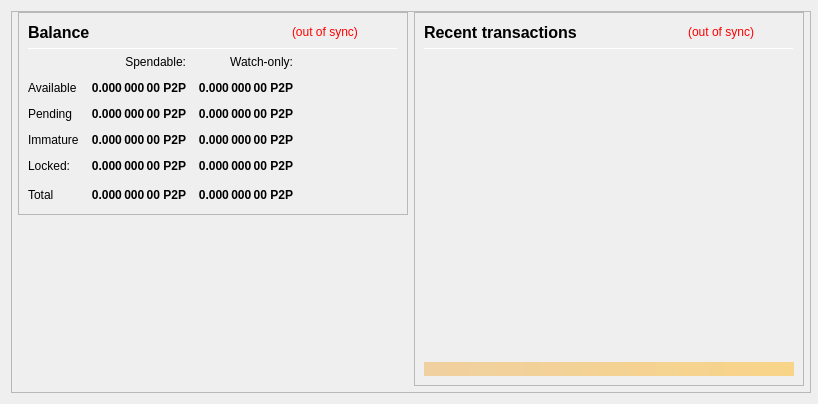
<?xml version="1.0" encoding="UTF-8"?>
<ui version="4.0">
 <class>OverviewPage</class>
 <widget class="QWidget" name="OverviewPage">
  <property name="geometry">
   <rect>
    <x>0</x>
    <y>0</y>
    <width>818</width>
    <height>400</height>
   </rect>
  </property>
  <property name="minimumSize">
   <size>
    <width>733</width>
    <height>0</height>
   </size>
  </property>
  <property name="font">
   <font>
    <weight>50</weight>
    <bold>false</bold>
   </font>
  </property>
  <property name="windowTitle">
   <string>Form</string>
  </property>
  <layout class="QVBoxLayout" name="topLayout" stretch="0">
   <property name="rightMargin">
    <number>9</number>
   </property>
   <item>
    <widget class="QFrame" name="frame_BG">
     <property name="minimumSize">
      <size>
       <width>800</width>
       <height>382</height>
      </size>
     </property>
     <property name="maximumSize">
      <size>
       <width>16777215</width>
       <height>16777215</height>
      </size>
     </property>
     <property name="frameShape">
      <enum>QFrame::StyledPanel</enum>
     </property>
     <property name="frameShadow">
      <enum>QFrame::Raised</enum>
     </property>
     <layout class="QVBoxLayout" name="verticalLayout_3" stretch="0">
      <property name="leftMargin">
       <number>0</number>
      </property>
      <property name="topMargin">
       <number>0</number>
      </property>
      <property name="rightMargin">
       <number>0</number>
      </property>
      <property name="bottomMargin">
       <number>6</number>
      </property>
      <item>
       <layout class="QVBoxLayout" name="verticalLayout_Master" stretch="1">
        <property name="leftMargin">
         <number>0</number>
        </property>
        <property name="topMargin">
         <number>0</number>
        </property>
        <property name="rightMargin">
         <number>0</number>
        </property>
        <property name="bottomMargin">
         <number>0</number>
        </property>
        <item>
         <widget class="QFrame" name="frame_Content">
          <layout class="QVBoxLayout" name="verticalLayout_Content">
           <property name="leftMargin">
            <number>6</number>
           </property>
           <property name="topMargin">
            <number>0</number>
           </property>
           <property name="rightMargin">
            <number>6</number>
           </property>
           <property name="bottomMargin">
            <number>0</number>
           </property>
           <item>
            <layout class="QHBoxLayout" name="horizontalLayout_Content" stretch="1,1">
             <property name="spacing">
              <number>6</number>
             </property>
             <item>
              <layout class="QVBoxLayout" name="verticalLayout_left" stretch="0,0">
               <item>
                <widget class="QFrame" name="frameBalances">
                 <property name="frameShape">
                  <enum>QFrame::StyledPanel</enum>
                 </property>
                 <property name="frameShadow">
                  <enum>QFrame::Raised</enum>
                 </property>
                 <layout class="QVBoxLayout" name="verticalLayout_4">
                  <item>
                   <layout class="QHBoxLayout" name="hlBalancesHeader" stretch="2,0,0">
                    <property name="spacing">
                     <number>6</number>
                    </property>
                    <item>
                     <widget class="QLabel" name="labelBalances">
                      <property name="minimumSize">
                       <size>
                        <width>0</width>
                        <height>0</height>
                       </size>
                      </property>
                      <property name="font">
                       <font>
                        <pointsize>12</pointsize>
                        <weight>75</weight>
                        <bold>true</bold>
                       </font>
                      </property>
                      <property name="text">
                       <string>Balance</string>
                      </property>
                     </widget>
                    </item>
                    <item>
                     <widget class="QLabel" name="labelWalletStatus">
                      <property name="cursor">
                       <cursorShape>WhatsThisCursor</cursorShape>
                      </property>
                      <property name="toolTip">
                       <string>The displayed information may be out of date. Your wallet automatically synchronizes with the p2p network after a connection is established, but this process has not completed yet.</string>
                      </property>
                      <property name="styleSheet">
                       <string notr="true">QLabel { color: red; }</string>
                      </property>
                      <property name="text">
                       <string notr="true">(out of sync)</string>
                      </property>
                      <property name="alignment">
                       <set>Qt::AlignLeading|Qt::AlignLeft|Qt::AlignVCenter</set>
                      </property>
                     </widget>
                    </item>
                    <item>
                     <spacer name="hsBalancesHeader">
                      <property name="orientation">
                       <enum>Qt::Horizontal</enum>
                      </property>
                      <property name="sizeHint" stdset="0">
                       <size>
                        <width>40</width>
                        <height>20</height>
                       </size>
                      </property>
                     </spacer>
                    </item>
                   </layout>
                  </item>
                  <item>
                   <widget class="Line" name="lineBalances">
                    <property name="minimumSize">
                     <size>
                      <width>0</width>
                      <height>1</height>
                     </size>
                    </property>
                    <property name="maximumSize">
                     <size>
                      <width>16777215</width>
                      <height>1</height>
                     </size>
                    </property>
                    <property name="orientation">
                     <enum>Qt::Horizontal</enum>
                    </property>
                   </widget>
                  </item>
                  <item>
                   <layout class="QGridLayout" name="gridLayout">
                    <property name="spacing">
                     <number>12</number>
                    </property>
                    <item row="0" column="1">
                     <widget class="QLabel" name="labelSpendable">
                      <property name="text">
                       <string>Spendable:</string>
                      </property>
                      <property name="alignment">
                       <set>Qt::AlignRight|Qt::AlignTrailing|Qt::AlignVCenter</set>
                      </property>
                     </widget>
                    </item>
                    <item row="0" column="2">
                     <widget class="QLabel" name="labelWatchonly">
                      <property name="text">
                       <string>Watch-only:</string>
                      </property>
                      <property name="alignment">
                       <set>Qt::AlignRight|Qt::AlignTrailing|Qt::AlignVCenter</set>
                      </property>
                     </widget>
                    </item>
                    <item row="1" column="0">
                     <widget class="QLabel" name="labelAvailableText">
                      <property name="text">
                       <string>Available</string>
                      </property>
                      <property name="textInteractionFlags">
                       <set>Qt::NoTextInteraction</set>
                      </property>
                     </widget>
                    </item>
                    <item row="1" column="1">
                     <widget class="QLabel" name="labelAvailable">
                      <property name="font">
                       <font>
                        <weight>75</weight>
                        <bold>true</bold>
                       </font>
                      </property>
                      <property name="cursor">
                       <cursorShape>ArrowCursor</cursorShape>
                      </property>
                      <property name="toolTip">
                       <string>Your current spendable balance</string>
                      </property>
                      <property name="text">
                       <string notr="true">0.000 000 00 P2P</string>
                      </property>
                      <property name="alignment">
                       <set>Qt::AlignRight|Qt::AlignTrailing|Qt::AlignVCenter</set>
                      </property>
                      <property name="textInteractionFlags">
                       <set>Qt::NoTextInteraction</set>
                      </property>
                     </widget>
                    </item>
                    <item row="1" column="2">
                     <widget class="QLabel" name="labelWatchAvailable">
                      <property name="font">
                       <font>
                        <weight>75</weight>
                        <bold>true</bold>
                       </font>
                      </property>
                      <property name="cursor">
                       <cursorShape>ArrowCursor</cursorShape>
                      </property>
                      <property name="toolTip">
                       <string>Your current balance in watch-only addresses</string>
                      </property>
                      <property name="text">
                       <string notr="true">0.000 000 00 P2P</string>
                      </property>
                      <property name="alignment">
                       <set>Qt::AlignRight|Qt::AlignTrailing|Qt::AlignVCenter</set>
                      </property>
                      <property name="textInteractionFlags">
                       <set>Qt::NoTextInteraction</set>
                      </property>
                     </widget>
                    </item>
                    <item row="2" column="0">
                     <widget class="QLabel" name="labelPendingText">
                      <property name="text">
                       <string>Pending</string>
                      </property>
                      <property name="textInteractionFlags">
                       <set>Qt::NoTextInteraction</set>
                      </property>
                     </widget>
                    </item>
                    <item row="2" column="1">
                     <widget class="QLabel" name="labelPending">
                      <property name="font">
                       <font>
                        <weight>75</weight>
                        <bold>true</bold>
                       </font>
                      </property>
                      <property name="cursor">
                       <cursorShape>ArrowCursor</cursorShape>
                      </property>
                      <property name="toolTip">
                       <string>Total of transactions that have yet to be confirmed, and do not yet count toward the spendable balance</string>
                      </property>
                      <property name="text">
                       <string notr="true">0.000 000 00 P2P</string>
                      </property>
                      <property name="alignment">
                       <set>Qt::AlignRight|Qt::AlignTrailing|Qt::AlignVCenter</set>
                      </property>
                      <property name="textInteractionFlags">
                       <set>Qt::NoTextInteraction</set>
                      </property>
                     </widget>
                    </item>
                    <item row="2" column="2">
                     <widget class="QLabel" name="labelWatchPending">
                      <property name="font">
                       <font>
                        <weight>75</weight>
                        <bold>true</bold>
                       </font>
                      </property>
                      <property name="cursor">
                       <cursorShape>ArrowCursor</cursorShape>
                      </property>
                      <property name="toolTip">
                       <string>Unconfirmed transactions to watch-only addresses</string>
                      </property>
                      <property name="text">
                       <string notr="true">0.000 000 00 P2P</string>
                      </property>
                      <property name="alignment">
                       <set>Qt::AlignRight|Qt::AlignTrailing|Qt::AlignVCenter</set>
                      </property>
                      <property name="textInteractionFlags">
                       <set>Qt::NoTextInteraction</set>
                      </property>
                     </widget>
                    </item>
                    <item row="3" column="0">
                     <widget class="QLabel" name="labelImmatureText">
                      <property name="text">
                       <string>Immature</string>
                      </property>
                      <property name="textInteractionFlags">
                       <set>Qt::NoTextInteraction</set>
                      </property>
                     </widget>
                    </item>
                    <item row="3" column="1">
                     <widget class="QLabel" name="labelImmature">
                      <property name="font">
                       <font>
                        <weight>75</weight>
                        <bold>true</bold>
                       </font>
                      </property>
                      <property name="cursor">
                       <cursorShape>ArrowCursor</cursorShape>
                      </property>
                      <property name="toolTip">
                       <string>Staked or masternode rewards that has not yet matured</string>
                      </property>
                      <property name="text">
                       <string notr="true">0.000 000 00 P2P</string>
                      </property>
                      <property name="alignment">
                       <set>Qt::AlignRight|Qt::AlignTrailing|Qt::AlignVCenter</set>
                      </property>
                      <property name="textInteractionFlags">
                       <set>Qt::NoTextInteraction</set>
                      </property>
                     </widget>
                    </item>
                    <item row="3" column="2">
                     <widget class="QLabel" name="labelWatchImmature">
                      <property name="font">
                       <font>
                        <weight>75</weight>
                        <bold>true</bold>
                       </font>
                      </property>
                      <property name="cursor">
                       <cursorShape>ArrowCursor</cursorShape>
                      </property>
                      <property name="toolTip">
                       <string>Staked or masternode rewards in watch-only addresses that has not yet matured</string>
                      </property>
                      <property name="text">
                       <string notr="true">0.000 000 00 P2P</string>
                      </property>
                      <property name="alignment">
                       <set>Qt::AlignRight|Qt::AlignTrailing|Qt::AlignVCenter</set>
                      </property>
                      <property name="textInteractionFlags">
                       <set>Qt::NoTextInteraction</set>
                      </property>
                     </widget>
                    </item>
                    <item row="4" column="0">
                     <widget class="QLabel" name="labelLockedText">
                      <property name="toolTip">
                       <string>Locked P2P or Masternode collaterals.</string>
                      </property>
                      <property name="text">
                       <string>Locked:</string>
                      </property>
                     </widget>
                    </item>
                    <item row="4" column="1">
                     <widget class="QLabel" name="labelLocked">
                      <property name="font">
                       <font>
                        <weight>75</weight>
                        <bold>true</bold>
                       </font>
                      </property>
                      <property name="cursor">
                       <cursorShape>ArrowCursor</cursorShape>
                      </property>
                      <property name="toolTip">
                       <string>Locked P2P or Masternode collaterals.</string>
                      </property>
                      <property name="text">
                       <string notr="true">0.000 000 00 P2P</string>
                      </property>
                      <property name="alignment">
                       <set>Qt::AlignRight|Qt::AlignTrailing|Qt::AlignVCenter</set>
                      </property>
                      <property name="textInteractionFlags">
                       <set>Qt::NoTextInteraction</set>
                      </property>
                     </widget>
                    </item>
                    <item row="4" column="2">
                     <widget class="QLabel" name="labelWatchLocked">
                      <property name="font">
                       <font>
                        <weight>75</weight>
                        <bold>true</bold>
                       </font>
                      </property>
                      <property name="cursor">
                       <cursorShape>ArrowCursor</cursorShape>
                      </property>
                      <property name="toolTip">
                       <string>Current locked balance in watch-only addresses</string>
                      </property>
                      <property name="text">
                       <string notr="true">0.000 000 00 P2P</string>
                      </property>
                      <property name="alignment">
                       <set>Qt::AlignRight|Qt::AlignTrailing|Qt::AlignVCenter</set>
                      </property>
                      <property name="textInteractionFlags">
                       <set>Qt::NoTextInteraction</set>
                      </property>
                     </widget>
                    </item>
                    <item row="5" column="0">
                     <widget class="QLabel" name="labelTotalText">
                      <property name="text">
                       <string>Total</string>
                      </property>
                      <property name="textInteractionFlags">
                       <set>Qt::NoTextInteraction</set>
                      </property>
                     </widget>
                    </item>
                    <item row="5" column="1">
                     <widget class="QLabel" name="labelTotal">
                      <property name="font">
                       <font>
                        <weight>75</weight>
                        <bold>true</bold>
                       </font>
                      </property>
                      <property name="cursor">
                       <cursorShape>ArrowCursor</cursorShape>
                      </property>
                      <property name="toolTip">
                       <string>Your current total balance</string>
                      </property>
                      <property name="text">
                       <string notr="true">0.000 000 00 P2P</string>
                      </property>
                      <property name="alignment">
                       <set>Qt::AlignRight|Qt::AlignTrailing|Qt::AlignVCenter</set>
                      </property>
                      <property name="textInteractionFlags">
                       <set>Qt::NoTextInteraction</set>
                      </property>
                     </widget>
                    </item>
                    <item row="5" column="2">
                     <widget class="QLabel" name="labelWatchTotal">
                      <property name="font">
                       <font>
                        <weight>75</weight>
                        <bold>true</bold>
                       </font>
                      </property>
                      <property name="cursor">
                       <cursorShape>ArrowCursor</cursorShape>
                      </property>
                      <property name="toolTip">
                       <string>Current total balance in watch-only addresses</string>
                      </property>
                      <property name="text">
                       <string notr="true">0.000 000 00 P2P</string>
                      </property>
                      <property name="alignment">
                       <set>Qt::AlignRight|Qt::AlignTrailing|Qt::AlignVCenter</set>
                      </property>
                      <property name="textInteractionFlags">
                       <set>Qt::NoTextInteraction</set>
                      </property>
                     </widget>
                    </item>
                    <item row="5" column="3">
                     <spacer name="hsBalances">
                      <property name="orientation">
                       <enum>Qt::Horizontal</enum>
                      </property>
                      <property name="sizeHint" stdset="0">
                       <size>
                        <width>40</width>
                        <height>20</height>
                       </size>
                      </property>
                     </spacer>
                    </item>
                   </layout>
                  </item>
                 </layout>
                </widget>
               </item>
               <item>
                <spacer name="verticalSpacer">
                 <property name="orientation">
                  <enum>Qt::Vertical</enum>
                 </property>
                 <property name="sizeHint" stdset="0">
                  <size>
                   <width>20</width>
                   <height>40</height>
                  </size>
                 </property>
                </spacer>
               </item>
              </layout>
             </item>
             <item>
              <layout class="QVBoxLayout" name="verticalLayout_right" stretch="1">
               <item>
                <widget class="QFrame" name="frame_RecentTransactions">
                 <property name="minimumSize">
                  <size>
                   <width>0</width>
                   <height>0</height>
                  </size>
                 </property>
                 <property name="frameShape">
                  <enum>QFrame::StyledPanel</enum>
                 </property>
                 <property name="frameShadow">
                  <enum>QFrame::Raised</enum>
                 </property>
                 <layout class="QVBoxLayout" name="verticalLayout_1" stretch="0,0,0,0,0">
                  <item>
                   <layout class="QHBoxLayout" name="horizontalLayout_2" stretch="2,0,0">
                    <property name="spacing">
                     <number>3</number>
                    </property>
                    <item>
                     <widget class="QLabel" name="labelRecentTransactions">
                      <property name="minimumSize">
                       <size>
                        <width>0</width>
                        <height>20</height>
                       </size>
                      </property>
                      <property name="font">
                       <font>
                        <pointsize>12</pointsize>
                        <weight>75</weight>
                        <bold>true</bold>
                       </font>
                      </property>
                      <property name="text">
                       <string>Recent transactions</string>
                      </property>
                     </widget>
                    </item>
                    <item>
                     <widget class="QLabel" name="labelTransactionsStatus">
                      <property name="cursor">
                       <cursorShape>WhatsThisCursor</cursorShape>
                      </property>
                      <property name="toolTip">
                       <string>The displayed information may be out of date. Your wallet automatically synchronizes with the p2p network after a connection is established, but this process has not completed yet.</string>
                      </property>
                      <property name="styleSheet">
                       <string notr="true">QLabel { color: red; }</string>
                      </property>
                      <property name="text">
                       <string notr="true">(out of sync)</string>
                      </property>
                      <property name="alignment">
                       <set>Qt::AlignRight|Qt::AlignTrailing|Qt::AlignVCenter</set>
                      </property>
                     </widget>
                    </item>
                    <item>
                     <spacer name="horizontalSpacer">
                      <property name="orientation">
                       <enum>Qt::Horizontal</enum>
                      </property>
                      <property name="sizeHint" stdset="0">
                       <size>
                        <width>40</width>
                        <height>20</height>
                       </size>
                      </property>
                     </spacer>
                    </item>
                   </layout>
                  </item>
                  <item>
                   <widget class="Line" name="line">
                    <property name="minimumSize">
                     <size>
                      <width>0</width>
                      <height>1</height>
                     </size>
                    </property>
                    <property name="maximumSize">
                     <size>
                      <width>16777215</width>
                      <height>1</height>
                     </size>
                    </property>
                    <property name="orientation">
                     <enum>Qt::Horizontal</enum>
                    </property>
                   </widget>
                  </item>
                  <item>
                   <widget class="QListView" name="listTransactions">
                    <property name="minimumSize">
                     <size>
                      <width>0</width>
                      <height>0</height>
                     </size>
                    </property>
                    <property name="styleSheet">
                     <string notr="true">QListView { background: transparent; }</string>
                    </property>
                    <property name="frameShape">
                     <enum>QFrame::NoFrame</enum>
                    </property>
                    <property name="verticalScrollBarPolicy">
                     <enum>Qt::ScrollBarAlwaysOff</enum>
                    </property>
                    <property name="horizontalScrollBarPolicy">
                     <enum>Qt::ScrollBarAlwaysOff</enum>
                    </property>
                    <property name="selectionMode">
                     <enum>QAbstractItemView::NoSelection</enum>
                    </property>
                   </widget>
                  </item>
                  <item>
                   <spacer name="verticalSpacer_2">
                    <property name="orientation">
                     <enum>Qt::Vertical</enum>
                    </property>
                    <property name="sizeType">
                     <enum>QSizePolicy::Expanding</enum>
                    </property>
                    <property name="sizeHint" stdset="0">
                     <size>
                      <width>20</width>
                      <height>40</height>
                     </size>
                    </property>
                   </spacer>
                  </item>
                  <item>
                   <widget class="QLabel" name="labelAlerts">
                    <property name="maximumSize">
                     <size>
                      <width>16777215</width>
                      <height>16777215</height>
                     </size>
                    </property>
                    <property name="styleSheet">
                     <string notr="true">background-color: qlineargradient(x1: 0, y1: 0, x2: 1, y2: 0, stop:0 #F0D0A0, stop:1 #F8D488); color:#000000;</string>
                    </property>
                    <property name="text">
                     <string/>
                    </property>
                    <property name="wordWrap">
                     <bool>true</bool>
                    </property>
                    <property name="margin">
                     <number>3</number>
                    </property>
                   </widget>
                  </item>
                 </layout>
                </widget>
               </item>
              </layout>
             </item>
            </layout>
           </item>
          </layout>
         </widget>
        </item>
       </layout>
      </item>
     </layout>
    </widget>
   </item>
  </layout>
 </widget>
 <resources/>
 <connections/>
</ui>
